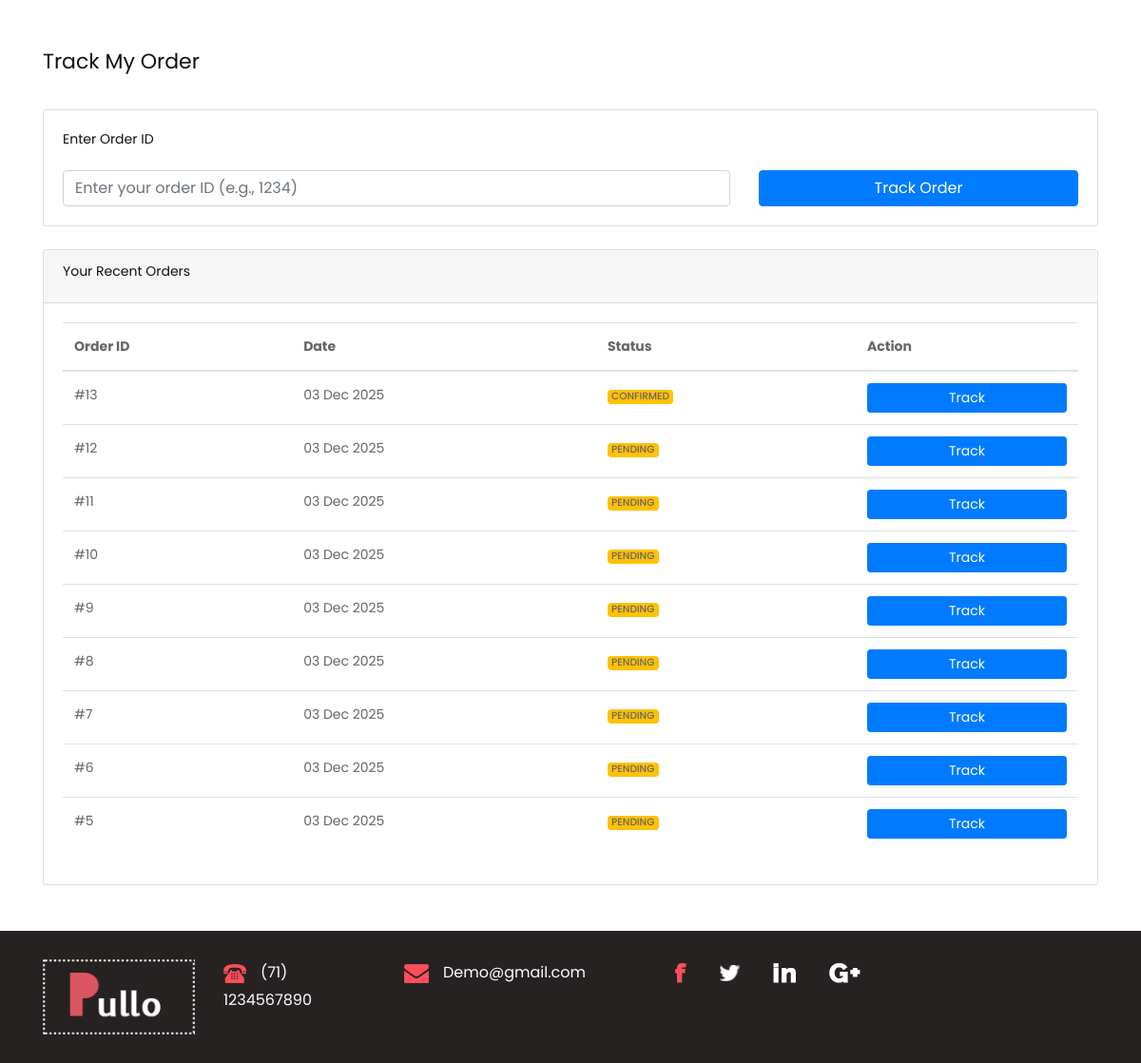
The page /track-order/ (signed in) on the database as committed earlier.
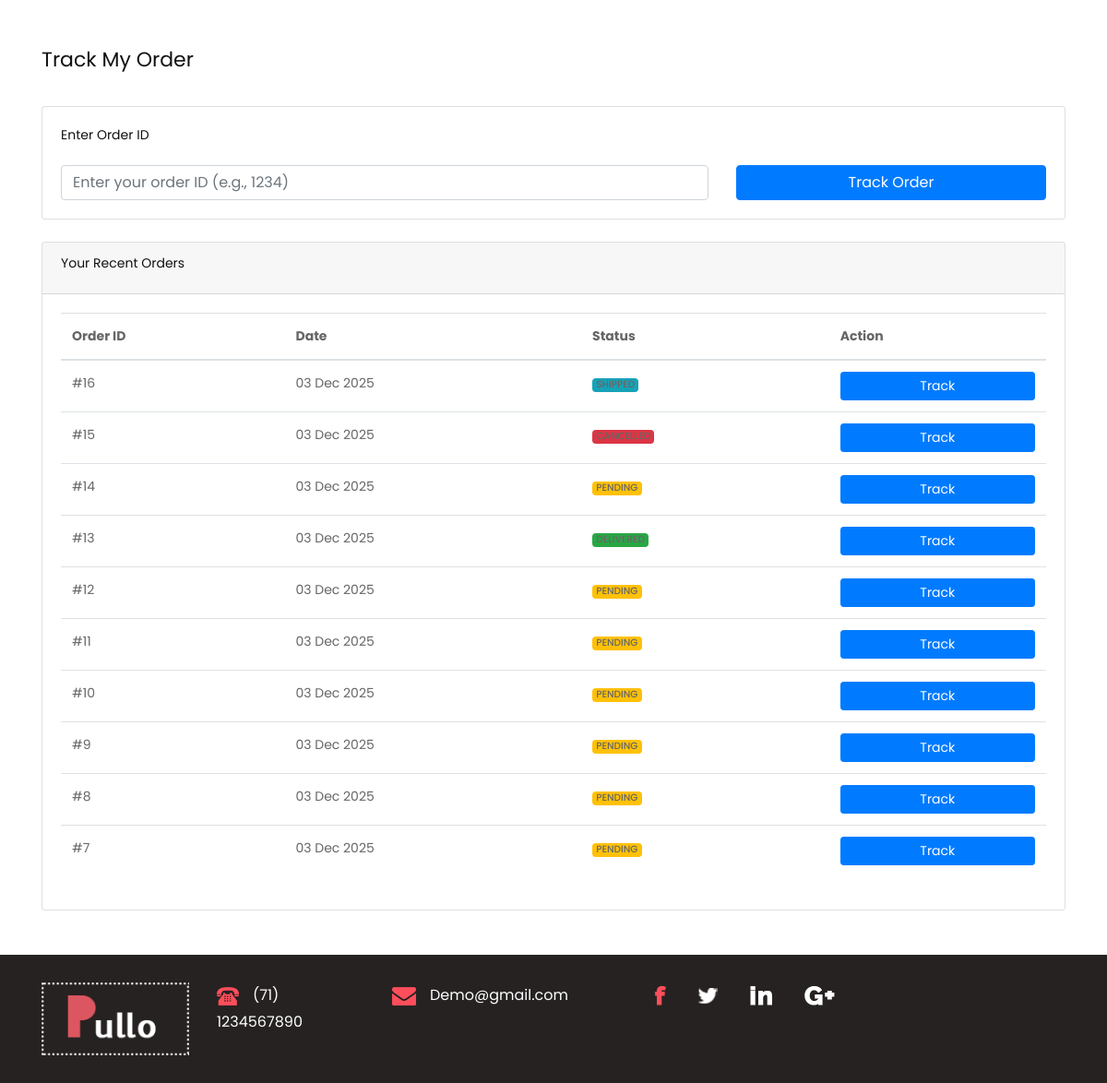
The same page on the database as committed later.
### app/models.py (models this page shows, shortened)
class OrderDetails(models.Model):
    STATUS_CHOICES = [
        ('pending', 'Pending'),
        ('confirmed', 'Confirmed'),
        ('processing', 'Processing'),
        ('shipped', 'Shipped'),
        ('delivered', 'Delivered'),
        ('cancelled', 'Cancelled'),
    ]
    orderid = models.AutoField(primary_key=True)
    productid = models.CharField(max_length=50)
    user = models.ForeignKey(UserDetails, on_delete=models.CASCADE, null=True, blank=True, related_name='orders', db_column='userid_id')
    username = models.CharField(max_length=100)
    useraddress = models.TextField()
    phnno = models.CharField(max_length=15)
    pincode = models.CharField(max_length=10)
    status = models.CharField(max_length=20, choices=STATUS_CHOICES, default='pending')
    status_note = models.TextField(blank=True, null=True)
    status_updated_at = models.DateTimeField(auto_now=True)
    created_at = models.DateTimeField(default=timezone.now)

### app/views.py (the view, shortened to what this page needs)
# urls.py: path('track-order/', views.track_order, name='track_order'),
def track_order(request):
    if 'userid' not in request.session:
        messages.info(request, 'Please log in to track your orders.')
        return redirect('login')
    user = get_object_or_404(UserDetails, userid=request.session['userid'])
    order = None
    order_items = []
    user_orders = OrderDetails.objects.filter(user=user).order_by('-created_at')
    context = {
        'order': order,
        'order_items': order_items,
        'user_orders': user_orders,
        'user': user
    }
    return render(request, 'track_order.html', context)

### template/track_order.html (shortened to what this page needs)
{% extends 'base.html' %}
{% load static %}
{% block content %}
<div class="container my-5">
    <h2 class="mb-4">Track My Order</h2>
    <div class="card mb-4">
        <div class="card-body">
            <h5 class="card-title">Enter Order ID</h5>
            <form method="POST">
                <div class="row">
                    <div class="col-md-8">
                        <input type="text" name="order_id" class="form-control"
                               placeholder="Enter your order ID (e.g., 1234)" required>
                    </div>
                    <div class="col-md-4">
                        <button type="submit" class="btn btn-primary w-100">Track Order</button>
                    </div>
                </div>
            </form>
        </div>
    </div>
    <div class="card mt-4">
        <div class="card-header">
            <h5 class="mb-0">Your Recent Orders</h5>
        </div>
        <div class="card-body">
            {% if user_orders %}
            <table class="table">
                <thead>
                    <tr>
                        <th>Order ID</th>
                        <th>Date</th>
                        <th>Status</th>
                        <th>Action</th>
                    </tr>
                </thead>
                <tbody>
                    {% for order in user_orders|slice:":10" %}
                    <tr>
                        <td>#{{ order.orderid }}</td>
                        <td>{{ order.created_at|date:"d M Y" }}</td>
                        <td>
                            <span class="badge
                                {% if order.status == 'delivered' %}bg-success
                                {% elif order.status == 'cancelled' %}bg-danger
                                {% elif order.status == 'shipped' %}bg-info
                                {% else %}bg-warning{% endif %}">
                                {{ order.status|upper }}
                            </span>
                        </td>
                        <td>
                            <form method="POST" style="display:inline;">
                                <button type="submit" class="btn btn-sm btn-primary">Track</button>
                            </form>
                        </td>
                    </tr>
                    {% endfor %}
                </tbody>
            </table>
            {% else %}
            <p class="text-muted">No orders found.</p>
            {% endif %}
        </div>
    </div>
</div>
{% endblock %}

### template/base.html (shortened to what this page needs)
<!DOCTYPE html>
<html lang="en">
<head>
    {% load static %}
    <link rel="stylesheet" href="{% static 'css/bootstrap.min.css' %}">
    <link rel="stylesheet" href="{% static 'css/style.css' %}">
    <link rel="stylesheet" href="{% static 'css/responsive.css' %}">
    <link rel="stylesheet" href="{% static 'css/jquery.mCustomScrollbar.min.css' %}">
    <link rel="stylesheet" href="https://netdna.bootstrapcdn.com/font-awesome/4.0.3/css/font-awesome.css">
    <link rel="stylesheet" href="{% static 'css/owl.carousel.min.css' %}">
    <link rel="stylesheet" href="{% static 'css/owl.theme.default.min.css' %}">
    <link rel="stylesheet" href="https://cdnjs.cloudflare.com/ajax/libs/fancybox/2.1.5/jquery.fancybox.min.css" media="screen">
</head>
<body class="main-layout">
    <div class="content">
        {% block content %}{% endblock %}
    </div>
    <footer>
        {% include 'footer.html' %}
    </footer>
</body>
</html>

### template/footer.html
{% load static %}
<div class="section_footer bottom">
	<div class="container">
		<div class="mail_section">
			<div class="row">
				<div class="col-sm-6 col-lg-2">
					<div><a href="#"><img src="{% static 'images/footer-logo.png' %}"></a></div>
				</div>
				<div class="col-sm-6 col-lg-2">
					<div class="footer-logo"><img src="{% static 'images/phone-icon.png' %}"><span class="map_text">(71) 1234567890</span></div>
				</div>
				<div class="col-sm-6 col-lg-3">
					<div class="footer-logo"><img src="{% static 'images/email-icon.png' %}"><span class="map_text">Demo@gmail.com</span></div>
				</div>
				<div class="col-sm-6 col-lg-3">
					<div class="social_icon">
						<ul>
							<li><a href="#"><img src="{% static 'images/fb-icon.png' %}"></a></li>
							<li><a href="#"><img src="{% static 'images/twitter-icon.png' %}"></a></li>
							<li><a href="#"><img src="{% static 'images/in-icon.png' %}"></a></li>
							<li><a href="#"><img src="{% static 'images/google-icon.png' %}"></a></li>
						</ul>
					</div>
				</div>
				<div class="col-sm-2"></div>
			</div>
		</div>
	</div>
</div>

### static/css/style.css (style rules this page uses)
* { box-sizing: border-box !important; transition: ease all 0.5s; }
html { scroll-behavior: smooth; }
body { color: #666666; font-size: 14px; font-family: Poppins; line-height: 1.80857; font-weight: normal; overflow-x: hidden; }
a { color: #1f1f1f; text-decoration: none !important; outline: none !important; -webkit-transition: all .3s ease-in-out; -moz-transition: all .3s ease-in-out; -ms-transition: all .3s ease-in-out; -o-transition: all .3s ease-in-out; transition: all .3s ease-in-out; }
h1, h2, h3, h4, h5, h6 { letter-spacing: 0; font-weight: normal; position: relative; padding: 0 0 10px 0; font-weight: normal; line-height: normal; color: #111111; margin: 0 }
h2 { font-size: 22px }
h5 { font-size: 14px }
*, *::after, *::before { -webkit-box-sizing: border-box; -moz-box-sizing: border-box; box-sizing: border-box; }
ul, li, ol { margin: 0px; padding: 0px; list-style: none; }
a { color: #222222; text-decoration: none; outline: none !important; }
a, .btn { text-decoration: none !important; outline: none !important; -webkit-transition: all .3s ease-in-out; -moz-transition: all .3s ease-in-out; -ms-transition: all .3s ease-in-out; -o-transition: all .3s ease-in-out; transition: all .3s ease-in-out; }
img { max-width: 100%; height: auto; }
button { width: 100%; padding: 10px; background-color: #007bff; color: white; border: none; border-radius: 8px; font-size: 16px; cursor: pointer; }
.badge { font-weight: 500; }
button { border: 0; margin: 0; padding: 0; cursor: pointer; }
body { width:100%; height:100%; }
.carousel-inner,.carousel,.carousel-item,.container,.fill { height:100%; width:100%; background-position:center center; background-size:cover; }
.section_footer { width: 100%; float: left; background-color: #272222; height: auto; padding-top: 30px; padding-bottom: 30px; }
.mail_section { width: 100%; float: left; }
.footer-logo { float: left; font-size: 12pt; color: #fdfefe; }
.mail_section li { float: left; font-size: 12pt; color: #fdfefe; padding-right: 35px; }
.map_text { padding-left: 15px; }

Rows that differ between the two databases and show on the page:
no longer on this page (row unchanged): OrderDetails: orderid "6", created_at "03 Dec 2025", status "PENDING"
no longer on this page (row unchanged): OrderDetails: orderid "5", created_at "03 Dec 2025", status "PENDING"
added OrderDetails: orderid "16", created_at "03 Dec 2025", status "SHIPPED"
added OrderDetails: orderid "15", created_at "03 Dec 2025", status "CANCELLED"
added OrderDetails: orderid "14", created_at "03 Dec 2025", status "PENDING"
changed OrderDetails id 13: status "CONFIRMED" → "DELIVERED"
